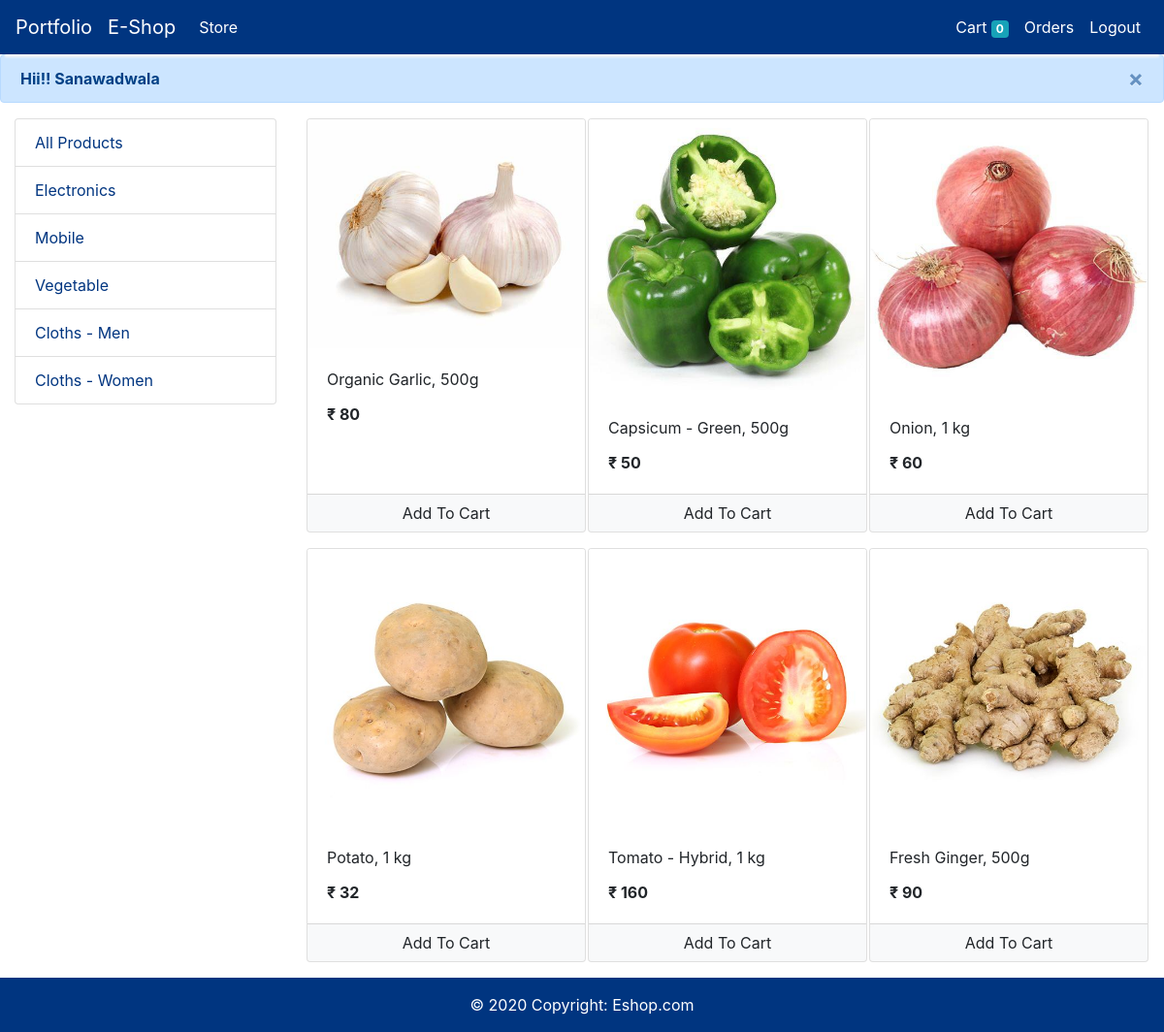
Screenshot of /store?category=3 (signed in) with the database file from the repository.
### store/models/category.py (models this page shows, shortened)
class Category(models.Model):
    name = models.CharField(max_length=20)
    @staticmethod
    def get_all_categories():
        return Category.objects.all()

### store/models/product.py (models this page shows, shortened)
class Product(models.Model):
    name = models.CharField(max_length=50)
    price = models.IntegerField(default=0)
    category = models.ForeignKey(Category, on_delete=models.CASCADE, default=1)
    description = models.CharField(max_length=200, default='' , null=True , blank=True)
    image = models.ImageField(upload_to='uploads/products/')
    @staticmethod
    def get_all_products_by_categoryid(category_id):
        if category_id:
            return Product.objects.filter(category = category_id)
        else:
            return Product.get_all_products()

### store/views/home.py (the view)
# urls.py: path('',include('store.urls')),
def store(request):
    cart = request.session.get('cart')
    if not cart:
        request.session['cart'] = {}
    products = None
    categories = Category.get_all_categories()
    categoryID = request.GET.get('category')
    if categoryID:
        products = Product.get_all_products_by_categoryid(categoryID)
    else:
        products = Product.get_all_products();
    data = {}
    data['products'] = products
    data['categories'] = categories
    print('you are : ', request.session.get("customer_name"))
    return render(request, 'index.html', data)

### store/templatetags/cart.py (called while the page is built)
@register.filter(name='is_in_cart')
def is_in_cart(product  , cart):
    keys = cart.keys()
    for id in keys:
        if int(id) == product.id:
            return True
    return False;

### store/templatetags/custom_filter.py (called while the page is built)
@register.filter(name='currency')
def currency(number):
    return "₹ "+str(number)

### store/templates/index.html (shortened to what this page needs)
{% extends 'base.html' %}
{% block content %}
{% load cart %}
{% load custom_filter %}
<div class="container-fluid mt-3">
	<div class="row">
		<div class="col-lg-3 mx-auto">
			<div class="list-group">
				<a href="/" class="list-group-item list-group-item-action back">All Products</a>
				{% for category in categories %}
				<a href="/?category={{category.id}}"
					class="list-group-item list-group-item-action back">{{category.name}}</a>
				{% endfor %}
			</div>
		</div>
		<div id='products' class="col-lg-9 mx-auto">
			<div class="row mx-auto">
				{% for product in products %}
				<div class="card mx-auto mb-3" id={{product.id}} style="width: 18rem;">
					<img class="card-img-top" src="{{product.image.url}}" alt="Card image cap">
					<div class="card-body">
						<p class="card-title">{{product.name}}</p>
						<p class="card-text"><b>{{product.price|currency}}</b></p>
					</div>
					<div class="card-footer p-0 no-gutters">
						{% if product|is_in_cart:request.session.cart %}
						<div class="row no-gutters">
							<form action="/#{{product.id}}" class="col-2 " method="post">
								{% csrf_token %}
								<input hidden type="text" name='product' value='{{product.id}}'>
								<input hidden type="text" name='remove' value='True'>
								<input type="submit" value=" - " class="btn btn-block btn-light border-right">
							</form>
							<div class="text-center col">{{product|cart_quantity:request.session.cart}} in Cart</div>
							<form action="/#{{product.id}}" class="col-2 " method="post">
								{% csrf_token %}
								<input hidden type="text" name='product' value='{{product.id}}'>
								<input type="submit" value=" + " class="btn btn-block btn-light border-left">
							</form>
						</div>
						{% else %}
						<form action="/#{{product.id}}" method="POST" class="btn-block">
							<input type="submit" class="float-right btn btn-light  form-control"
								value="Add To Cart">
						</form>
						{% endif %}
					</div>
				</div>
				{% endfor %}
			</div>
		</div>
	</div>
</div>
{% endblock %}

### store/templates/index.html (style rules this page uses)
.back { color: #003580; }

### rows the page displays
Category: name "Electronics"
Category: name "Mobile"
Category: name "Vegetable"
Category: name "Cloths - Men"
Category: name "Cloths - Women"
Product: {{ product.id }} 1 (drawn), image (picture), name "Organic Garlic, 500g", price "₹ 80"
Product: image (picture), name "Capsicum - Green, 500g", price "₹ 50"
Product: image (picture), name "Onion, 1 kg", price "₹ 60"
Product: image (picture), name "Potato, 1 kg", price "₹ 32"
Product: image (picture), name "Tomato - Hybrid, 1 kg", price "₹ 160"
Product: image (picture), name "Fresh Ginger, 500g", price "₹ 90"

### other values shown
{{ request.session.cart.keys|length }} "0"
{{ request.session.customer_name }} "Sanawadwala"
